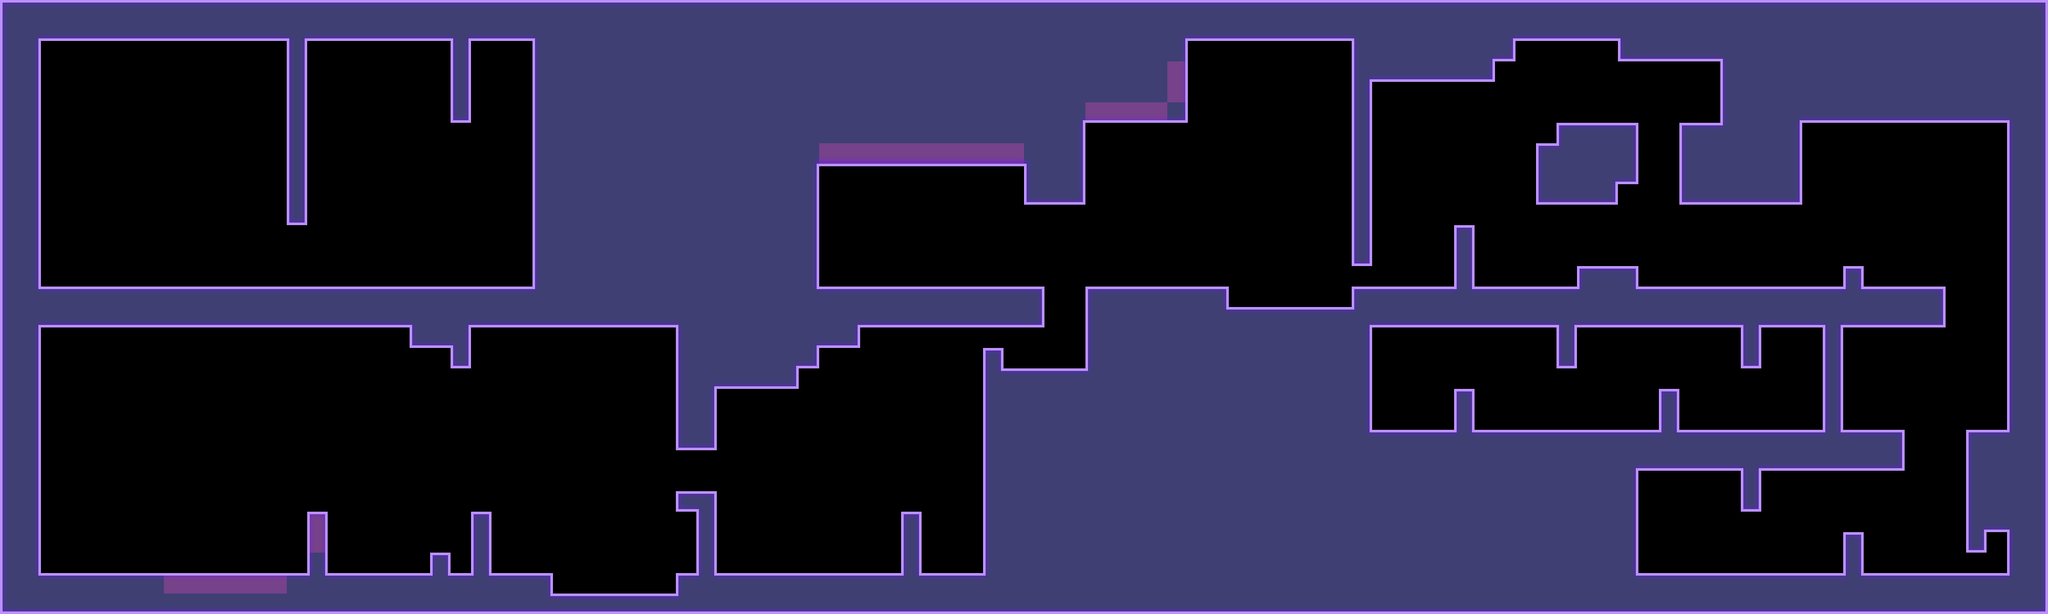

A 2D game scene composited from a Tiled map and its tileset images. What follows is a short description and the map's XML, with each tile layer's data collapsed to a summary:
An orthogonal 100x30 tile map with 32x32 px tiles, 3 tile layers (background, Tile layer Neon 1, Tile layer ground 1) and 52 objects (26x FirePit, 6x MovableWall, 6x WallButton, 3x MimicBox, 3x Collectable, ...).

<map version="1.10" tiledversion="1.10.2" orientation="orthogonal" renderorder="right-down" width="100" height="30" tilewidth="32" tileheight="32" infinite="0" nextlayerid="34" nextobjectid="86">
 <tileset firstgid="1" source="DefaultTileset.tsx" />
 <layer id="1" name="background" width="100" height="30">
  <properties>
   <property name="Opacity" type="float" value="0.5" />
  </properties>
  <data>[3000 cells, 1504 non-empty, 2 distinct tile ids]</data>
 </layer>
 <layer id="33" name="Tile layer Neon 1" width="100" height="30">
  <properties>
   <property name="Type" value="Neon" />
  </properties>
  <data>[3000 cells, 810 non-empty, 26 distinct tile ids]</data>
 </layer>
 <layer id="32" name="Tile layer ground 1" width="100" height="30">
  <properties>
   <property name="Type" value="Normal" />
  </properties>
  <data>[3000 cells, 832 non-empty, 29 distinct tile ids]</data>
 </layer>
 <objectgroup id="3" name="Object Layer 1">
  <object id="7" name="Player" x="127.818" y="865.212" width="30.6667" height="28" />
  <object id="8" name="MovableWall" x="479.788" y="447.788" width="31.6969" height="95.5" rotation="180">
   <properties>
    <property name="PairIndex" type="int" value="1" />
   </properties>
  </object>
  <object id="9" name="FirePit" x="338.917" y="873.33" width="29.5" height="25.3333" />
  <object id="10" name="FirePit" x="457.083" y="817.333" width="28" height="16.8333" rotation="-90" />
  <object id="12" name="MimicBox" x="140" y="356" width="88" height="86.6667" />
  <object id="13" name="WallButton" x="719.667" y="890" width="30.6667" height="32">
   <properties>
    <property name="PairIndex" type="int" value="1" />
   </properties>
  </object>
  <object id="14" name="WallButton" x="700.5" y="109" width="29.4167" height="30.6667" rotation="-90">
   <properties>
    <property name="PairIndex" type="int" value="2" />
   </properties>
  </object>
  <object id="17" name="Platform" x="864.151" y="864.166" width="191.333" height="31.6667">
   <properties>
    <property name="PairIndex" type="int" value="1" />
   </properties>
  </object>
  <object id="20" name="Teleport" x="1262.42" y="848.083" width="92.6667" height="35.3333" rotation="-90">
   <properties>
    <property name="PairIndex" type="int" value="1" />
   </properties>
  </object>
  <object id="21" name="Teleport" x="783.992" y="90.4318" width="94" height="34" rotation="180">
   <properties>
    <property name="PairIndex" type="int" value="1" />
   </properties>
  </object>
  <object id="22" name="MovableWall" x="736.03" y="191.97" width="31.4545" height="95.6364" rotation="-90">
   <properties>
    <property name="PairIndex" type="int" value="2" />
   </properties>
  </object>
  <object id="26" name="Collectable" x="1488.5" y="719" width="29.3333" height="26.6667" />
  <object id="27" name="MovableWall" x="1632.67" y="736" width="33" height="96" rotation="90">
   <properties>
    <property name="PairIndex" type="int" value="3" />
   </properties>
  </object>
  <object id="28" name="WallButton" x="1488.08" y="890.916" width="90.6667" height="28">
   <properties>
    <property name="PairIndex" type="int" value="3" />
   </properties>
  </object>
  <object id="32" name="Platform" x="1918.67" y="416" width="194.667" height="29.3333">
   <properties>
    <property name="PairIndex" type="int" value="2" />
   </properties>
  </object>
  <object id="37" name="MimicBox" x="2222.5" y="637" width="92" height="94.6667" />
  <object id="39" name="MovableWall" x="3136.33" y="448.333" width="31.6663" height="96" rotation="90">
   <properties>
    <property name="PairIndex" type="int" value="5" />
   </properties>
  </object>
  <object id="41" name="MovableWall" x="3136" y="482.667" width="29.333" height="95.1666" rotation="90">
   <properties>
    <property name="PairIndex" type="int" value="6" />
   </properties>
  </object>
  <object id="42" name="WallButton" x="2835" y="519" width="61.3333" height="30.6667" rotation="180">
   <properties>
    <property name="PairIndex" type="int" value="5" />
   </properties>
  </object>
  <object id="47" name="Finish" x="3118.67" y="864.5" width="25.3333" height="57.3333" />
  <object id="48" name="MovableWall" x="2976.17" y="736.333" width="32.3333" height="94.1667" rotation="-90">
   <properties>
    <property name="PairIndex" type="int" value="4" />
   </properties>
  </object>
  <object id="49" name="MimicBox" x="2664.83" y="856.5" width="92" height="90.6667" />
  <object id="51" name="Collectable" x="2703.58" y="752.167" width="28" height="28" />
  <object id="53" name="WallButton" x="2670.17" y="186.75" width="31" height="27">
   <properties>
    <property name="PairIndex" type="int" value="4" />
   </properties>
  </object>
  <object id="54" name="WallButton" x="2897.33" y="518.833" width="61.3333" height="28" rotation="180">
   <properties>
    <property name="PairIndex" type="int" value="6" />
   </properties>
  </object>
  <object id="55" name="PlatformButton" x="1295.91" y="441.364" width="32" height="29">
   <properties>
    <property name="PairIndex" type="int" value="2" />
   </properties>
  </object>
  <object id="56" name="Collectable" x="1663" y="509" width="32" height="32" />
  <object id="57" name="FirePit" x="457.25" y="845.333" width="28" height="16.8333" rotation="-90" />
  <object id="59" name="FirePit" x="534.25" y="817.583" width="28" height="16.8333" rotation="90" />
  <object id="60" name="FirePit" x="534.25" y="846.083" width="28" height="16.8333" rotation="90" />
  <object id="62" name="FirePit" x="272.75" y="873.333" width="29.5" height="25.3333" />
  <object id="63" name="FirePit" x="305" y="873.33" width="29.5" height="25.3333" />
  <object id="64" name="FirePit" x="371" y="873.33" width="29.5" height="25.3333" />
  <object id="65" name="FirePit" x="402.25" y="873.33" width="29.5" height="25.3333" />
  <object id="66" name="FirePit" x="433.25" y="873.33" width="29.5" height="25.3333" />
  <object id="67" name="PlatformButton" x="700.5" y="141.667" width="29.4167" height="30.6667" rotation="-90">
   <properties>
    <property name="PairIndex" type="int" value="1" />
   </properties>
  </object>
  <object id="68" name="FirePit" x="1878.82" y="113.182" width="28" height="16.8333" rotation="90" />
  <object id="69" name="FirePit" x="1878.82" y="141.682" width="28" height="16.8333" rotation="90" />
  <object id="70" name="FirePit" x="1714.08" y="214.167" width="29.5" height="25.3333" rotation="180" />
  <object id="71" name="FirePit" x="1746.17" y="214.167" width="29.5" height="25.3333" rotation="180" />
  <object id="72" name="FirePit" x="1777.42" y="214.167" width="29.5" height="25.3333" rotation="180" />
  <object id="73" name="FirePit" x="1808.42" y="214.167" width="29.5" height="25.3333" rotation="180" />
  <object id="74" name="FirePit" x="1489.08" y="282.333" width="29.5" height="25.3333" rotation="180" />
  <object id="75" name="FirePit" x="1521.17" y="282.333" width="29.5" height="25.3333" rotation="180" />
  <object id="76" name="FirePit" x="1552.42" y="282.333" width="29.5" height="25.3333" rotation="180" />
  <object id="77" name="FirePit" x="1583.42" y="282.333" width="29.5" height="25.3333" rotation="180" />
  <object id="78" name="FirePit" x="1364.08" y="282.333" width="29.5" height="25.3333" rotation="180" />
  <object id="79" name="FirePit" x="1396.17" y="282.333" width="29.5" height="25.3333" rotation="180" />
  <object id="80" name="FirePit" x="1427.42" y="282.333" width="29.5" height="25.3333" rotation="180" />
  <object id="81" name="FirePit" x="1458.42" y="282.333" width="29.5" height="25.3333" rotation="180" />
  <object id="84" name="FirePit" x="1302.92" y="282.333" width="29.5" height="25.3333" rotation="180" />
  <object id="85" name="FirePit" x="1333.92" y="282.333" width="29.5" height="25.3333" rotation="180" />
 </objectgroup>
</map>
